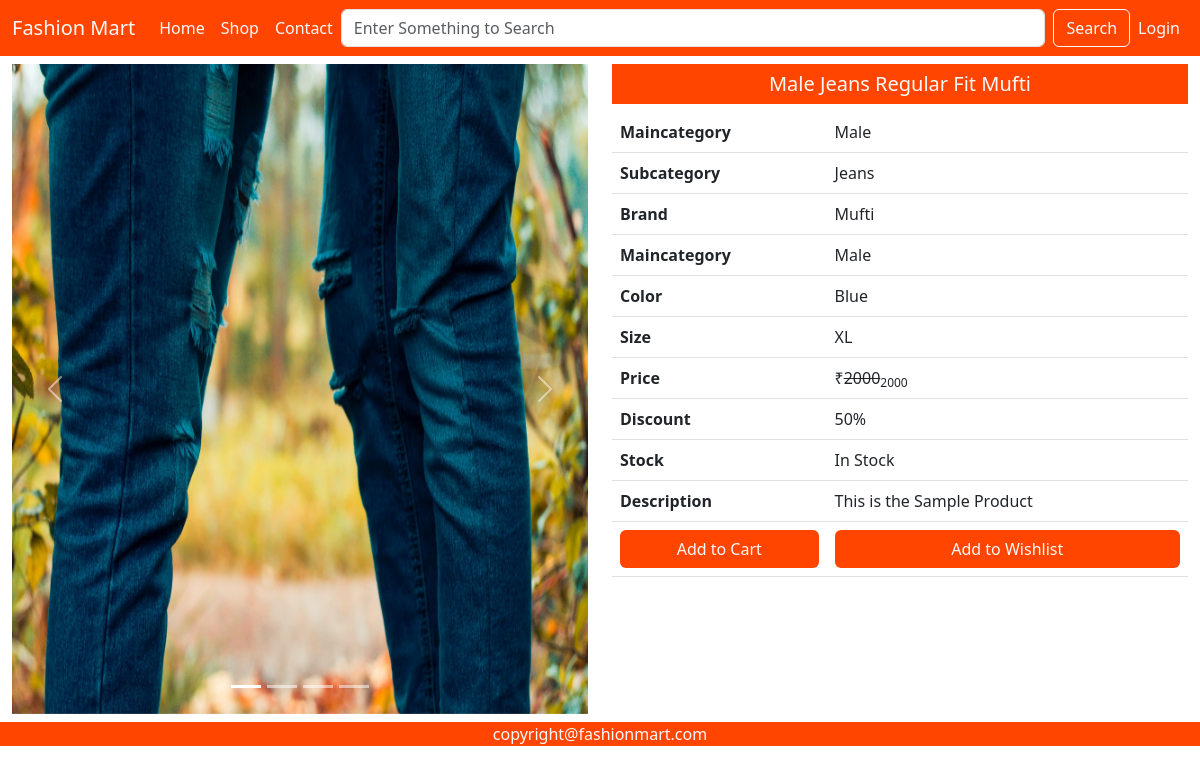
The app's page /single-product/1/ with its own data.
### fashionmartApp/models.py (models this page shows, shortened)
class Product(models.Model):
    id = models.AutoField(primary_key=True)
    name = models.CharField(max_length=50)
    maincategory = models.ForeignKey(Maincategory,on_delete=models.CASCADE)
    subcategory = models.ForeignKey(Subcategory,on_delete=models.CASCADE)
    brand = models.ForeignKey(Brand,on_delete=models.CASCADE)
    color = models.CharField(max_length=20)
    size = models.CharField(max_length=20)
    stock = models.CharField(max_length=20,default="In Stock",null=True,blank=True)
    description = models.TextField(default="This is the Sample Product")
    baseprice = models.IntegerField()
    discount = models.IntegerField(default=0,null=True,blank=True)
    finalprice = models.IntegerField()
    pic1 = models.ImageField(upload_to="uploads",default="",null=True,blank=True)
    pic2 = models.ImageField(upload_to="uploads",default="",null=True,blank=True)
    pic3 = models.ImageField(upload_to="uploads",default="",null=True,blank=True)
    pic4 = models.ImageField(upload_to="uploads",default="",null=True,blank=True)

class Maincategory(models.Model):
    id = models.AutoField(primary_key=True)
    name = models.CharField(max_length=20)
    def __str__(self):
        return self.name

class Subcategory(models.Model):
    id = models.AutoField(primary_key=True)
    name = models.CharField(max_length=20)
    def __str__(self):
        return self.name

class Brand(models.Model):
    id = models.AutoField(primary_key=True)
    name = models.CharField(max_length=20)
    def __str__(self):
        return self.name

### fashionmartApp/views.py (the view)
# urls.py: path('single-product/<int:id>/',views.singleProduct),
def singleProduct(Request, id):
    data = Product.objects.get(id=id)
    return render(Request, 'single-product.html', {'data': data})

### fashionmartApp/templates/single-product.html (shortened to what this page needs)
{% extends "index.html" %}
{% block content %}
  <div class="container-fluid mt-2 mb-2">
    <div class="row">
        <div class="col-md-6 col-12">
            <div id="carouselExampleIndicators" class="carousel slide">
                <div class="carousel-indicators">
                  <button type="button" data-bs-target="#carouselExampleIndicators" data-bs-slide-to="0" class="active" aria-current="true" aria-label="Slide 1"></button>
                  <button type="button" data-bs-target="#carouselExampleIndicators" data-bs-slide-to="1" aria-label="Slide 2"></button>
                  <button type="button" data-bs-target="#carouselExampleIndicators" data-bs-slide-to="2" aria-label="Slide 3"></button>
                  <button type="button" data-bs-target="#carouselExampleIndicators" data-bs-slide-to="3" aria-label="Slide 4"></button>
                </div>
                <div class="carousel-inner">
                  <div class="carousel-item active">
                    <img src="{{data.pic1.url}}" height="650px" class="d-block w-100" alt="...">
                  </div>
                </div>
                <button class="carousel-control-prev" type="button" data-bs-target="#carouselExampleIndicators" data-bs-slide="prev">
                  <span class="carousel-control-prev-icon" aria-hidden="true"></span>
                </button>
                <button class="carousel-control-next" type="button" data-bs-target="#carouselExampleIndicators" data-bs-slide="next">
                  <span class="carousel-control-next-icon" aria-hidden="true"></span>
                </button>
              </div>
        </div>
        <div class="col-md-6 col-12">
            <h5 class="background text-light text-center p-2">{{data.name}}</h5>
            <div class="table-responsive">
                <table class="table">
                    <tr>
                        <th>Maincategory</th>
                        <td>{{data.maincategory}}</td>
                    </tr>
                    <tr>
                        <th>Subcategory</th>
                        <td>{{data.subcategory}}</td>
                    </tr>
                    <tr>
                        <th>Brand</th>
                        <td>{{data.brand}}</td>
                    </tr>
                    <tr>
                        <th>Maincategory</th>
                        <td>{{data.maincategory}}</td>
                    </tr>
                    <tr>
                        <th>Color</th>
                        <td>{{data.color}}</td>
                    </tr>
                    <tr>
                        <th>Size</th>
                        <td>{{data.size}}</td>
                    </tr>
                    <tr>
                        <th>Price</th>
                        <td>&#8377<del>{{data.baseprice}}</del><sub>{{data.finalprice}}</sub></td>
                    </tr>
                    <tr>
                        <th>Discount</th>
                        <td>{{data.discount}}%</td>
                    </tr>
                    <tr>
                        <th>Stock</th>
                        <td>{{data.stock}}</td>
                    </tr>
                    <tr>
                        <th>Description</th>
                        <td>{{data.description}}</td>
                    </tr>
                    <tr>
                        <th><a href="/add-to-cart/{{data.id}}" class="btn background text-light mybtn w-100">Add to Cart</a></th>
                        <td><a href="/add-to-wishlist/{{data.id}}" class="btn background text-light mybtn w-100">Add to Wishlist</a></td>
                    </tr>
                </table>
            </div>
        </div>
    </div>
  </div>
{% endblock %}

### fashionmartApp/static/css/style.css (style rules this page uses)
.background { background-color: orangered; }

### records on screen
Product: pic1 (picture), name "Male Jeans Regular Fit Mufti", maincategory "Male", subcategory "Jeans", brand "Mufti", color "Blue", size "XL", baseprice "2000", finalprice "2000", discount "50", stock "In Stock", description "This is the Sample Product"
